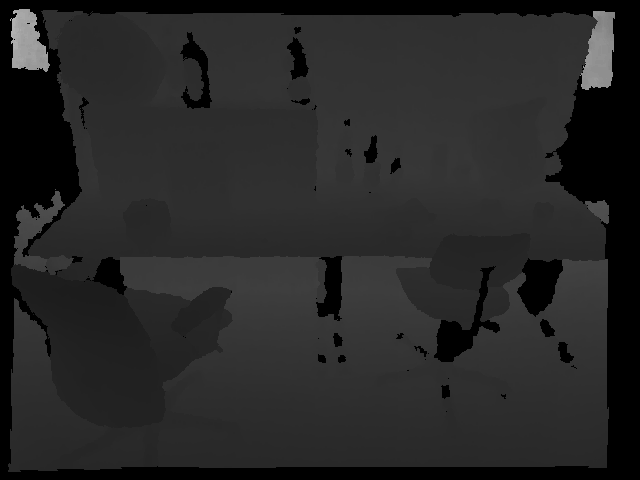
#> input picture Parte08/tum_dataset/depth/1.png, 640 x 480 px, found by its file name
$ python pt4ex4.py
#> lines starting #> are read from the running program, lines starting #| are printed output that depends on the picture; after the words box and inside, x2 and y2 are one past the last pixel; in counts of white or black regions, pixels touching at a corner belong together
#!/usr/bin/env python3
# shebang line for linux / mac

from copy import deepcopy
import glob
from random import randint
import cv2
import numpy as np
import argparse

def main():

    # ------------------------------------
    # Setup argparse
    # ------------------------------------
    parser = argparse.ArgumentParser(
        prog='Traffic car couter',
        description='Counts cars',
        epilog='This is finished')

    parser.add_argument('-qi', '--query_image', type=str, default='images/castle/1.png')
    parser.add_argument('-ti', '--target_image', type=str, default='images/castle/2.png')

    args = vars(parser.parse_args())
    print(args)

    # ----------------------------------
    # Load the query and target images
    # ----------------------------------
    q_image = cv2.imread(args['query_image'])
#> q_image is the input picture: shape (480, 640, 3); min 0, max 182, mean 38.7
    q_gray_image = cv2.cvtColor(q_image, cv2.COLOR_BGR2GRAY)  # type: ignore

    t_image = cv2.imread(args['target_image'])
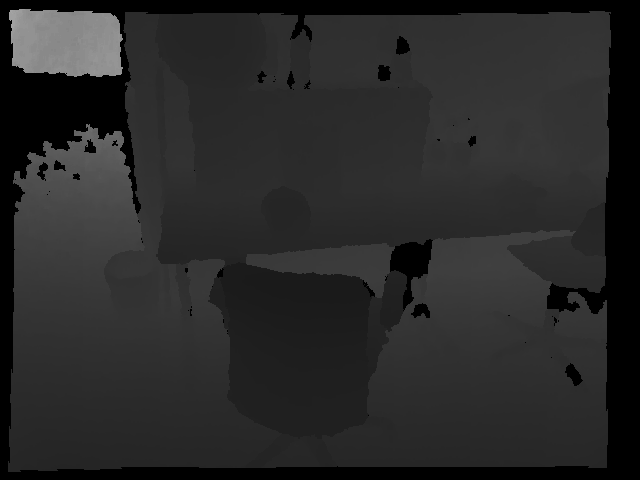
#> input picture Parte08/tum_dataset/depth/2.png, 640 x 480 px, found by its file name
#> t_image is the input picture: shape (480, 640, 3); min 0, max 164, mean 40.7
    t_gray_image = cv2.cvtColor(t_image, cv2.COLOR_BGR2GRAY)  # type: ignore

    # ----------------------------------
    # Compute sift keypoints and descriptors
    # ----------------------------------
    sift = cv2.SIFT_create(nfeatures=500)  # create an object for the sift
    q_key_points, q_descriptors = sift.detectAndCompute(q_gray_image, None)
#> q_key_points = 274 keypoints; strongest (x, y, size): (14, 12, 2.2), (28, 52, 23.9), (598, 72, 22.5), (14, 16, 2.5)
    t_key_points, t_descriptors = sift.detectAndCompute(t_gray_image, None)
#> t_key_points = 192 keypoints; strongest (x, y, size): (88, 47, 43.3), (82, 47, 46), (120, 73, 2.6), (90, 148, 6.9)


    # ----------------------------------
    # Feature matching (with David Lowe strategy)
    # ----------------------------------
    index_params = dict(algorithm=1, trees=15)
    search_params = dict(checks=50)
    flann_matcher = cv2.FlannBasedMatcher(index_params, search_params)
    best_matches = flann_matcher.knnMatch(q_descriptors, t_descriptors, k=2)
#> best_matches = 274 matches
    # k = 2 so that for every quaery_point we have the best and the second best matches

    q_image_gui = deepcopy(q_image)
    t_image_gui = deepcopy(t_image)
    # Create a list of matches
    matches = []
    for match_idx, match_vector in enumerate(best_matches):

        best_match = match_vector[0]  # to get the cv2.DMatch from the tuple [match = (cv2.DMatch)]

        # matches.append(best_match)  # taking the winnier, period
        second_best_match = match_vector[1]

        if best_match.distance < second_best_match.distance*0.75:
            matches.append(best_match)  # D. Lowe approach
        else:
            continue

        q_idx = best_match.queryIdx
        t_idx = best_match.trainIdx

        # retrieving the coordinates of the points that are associated in this match
        x_q, y_q = int(q_key_points[q_idx].pt[0]), int(q_key_points[q_idx].pt[1])
        x_t, y_t = int(t_key_points[t_idx].pt[0]), int(t_key_points[t_idx].pt[1])

        color = (randint(0, 255), randint(0, 255), randint(0, 255))
        cv2.circle(q_image_gui, (x_q, y_q), 30, color, 3)
        cv2.circle(t_image_gui, (x_t, y_t), 30, color, 3)
#> this loop made 274 passes
#> (t_idx, x_q, y_q, x_t, y_t, color) on passes 18, 30, 38: (74, 23, 69, 105, 76, (197, 215, 20)), (72, 31, 66, 96, 71, (132, 248, 207)), (102, 38, 235, 134, 187, (155, 244, 183))
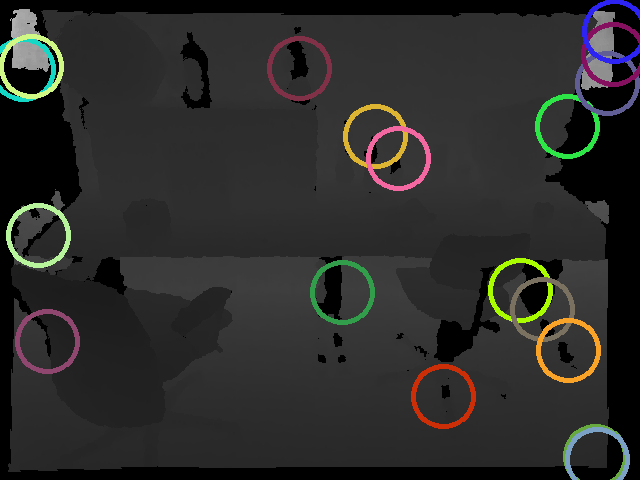
#> q_image_gui: shape (480, 640, 3); 4.86% of pixels changed, all inside (x1, y1, x2, y2) = (0, 0, 640, 480)
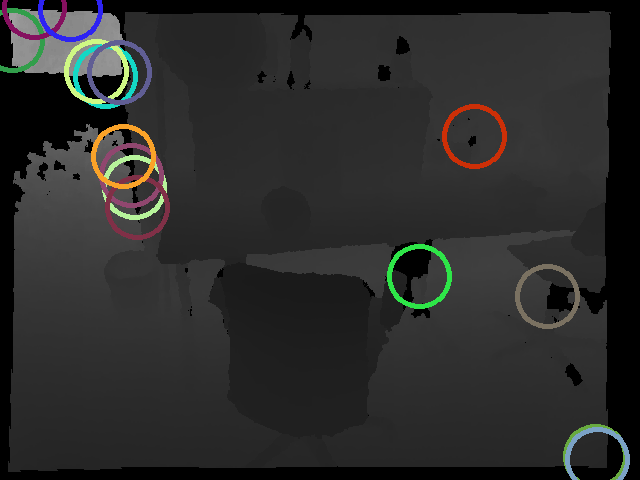
#> t_image_gui: shape (480, 640, 3); 3.68% of pixels changed, all inside (x1, y1, x2, y2) = (0, 0, 630, 480)
#> after the loop, matches = 23 matches

    # Draw matches using opencv drawmatches
    # image_matches = deepcopy(q_image)
    image_matches = cv2.drawMatches(q_image,  # type: ignore
                                    q_key_points,
                                    t_image,  # type: ignore
                                    t_key_points,
                                    matches, None)  # type: ignore
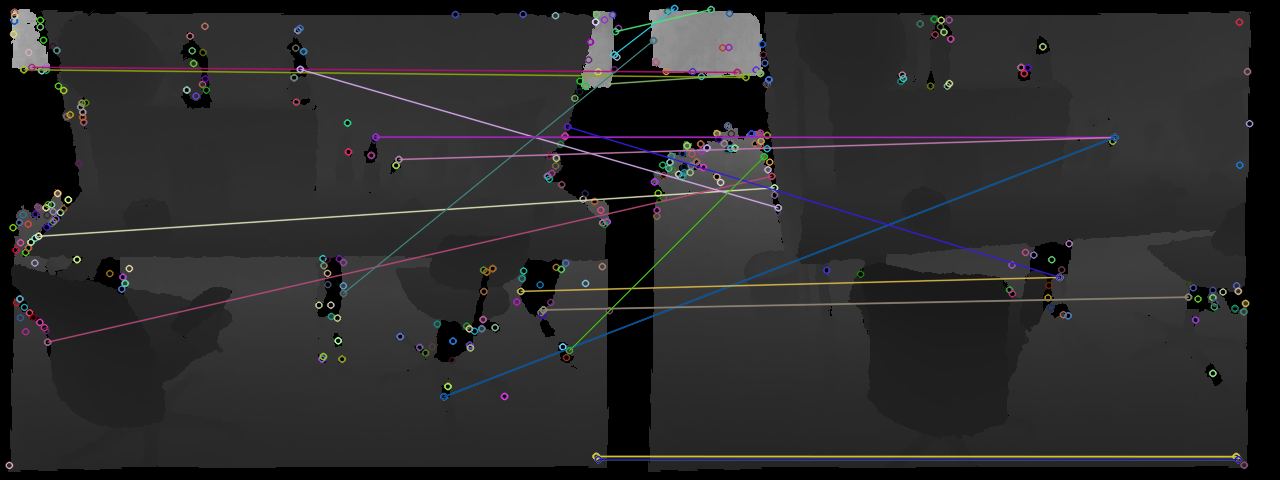
#> image_matches: shape (480, 1280, 3); mean B, G, R 43, 42.6, 43.1

    win_name = 'query image'
    cv2.namedWindow(win_name, cv2.WINDOW_NORMAL)
    cv2.imshow(win_name, q_image_gui)  # type: ignore
    win_name = 'target image'
    cv2.namedWindow(win_name, cv2.WINDOW_NORMAL)
    cv2.imshow(win_name, t_image_gui)  # type: ignore

    win_name = 'matches_image'
    cv2.namedWindow(win_name, cv2.WINDOW_NORMAL)
    cv2.imshow(win_name, image_matches)  # type: ignore

    cv2.waitKey(0)
    cv2.destroyAllWindows()


if __name__ == '__main__':
    main()
